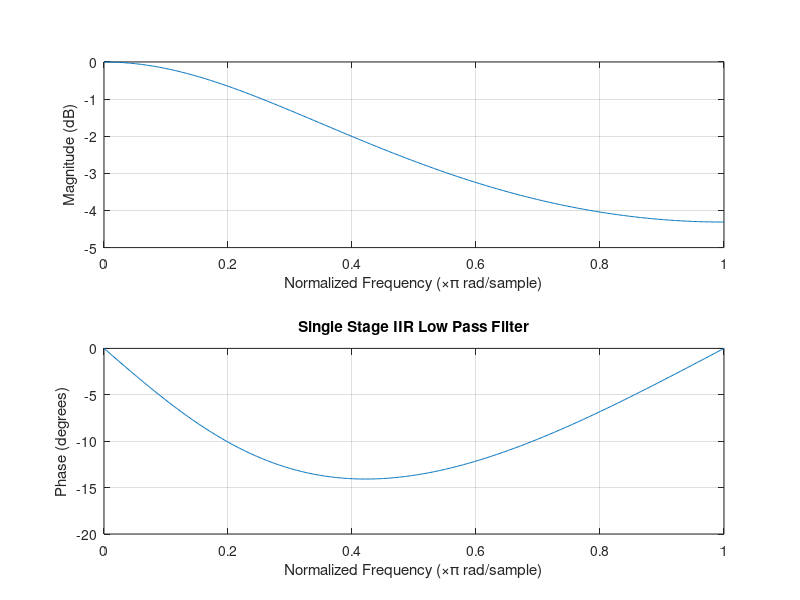
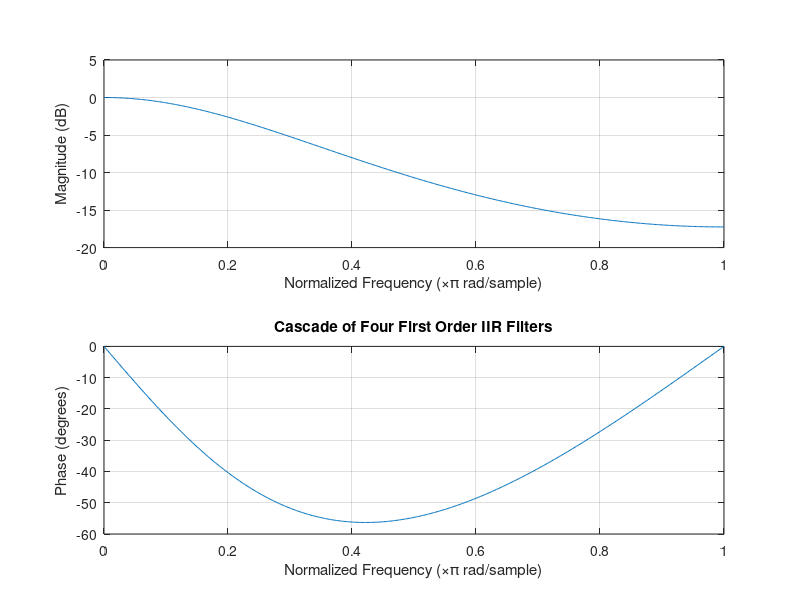

MATLAB code to generate these figures, in order:
clc;
clear;
close all;

wc = 0.45*pi;        % Cutoff frequency

a = exp(-wc);        % Filter coefficient

% Single stage transfer function
b1 = (1-a);
a1 = [1 -a];

% Frequency response of single stage
figure;
freqz(b1,a1);
title('Single Stage IIR Low Pass Filter');

% Cascade of four first order filters
b2 = conv(conv(conv(b1,b1),b1),b1);
a2 = conv(conv(conv(a1,a1),a1),a1);

% Frequency response of cascade filter
figure;
freqz(b2,a2);
title('Cascade of Four First Order IIR Filters');
